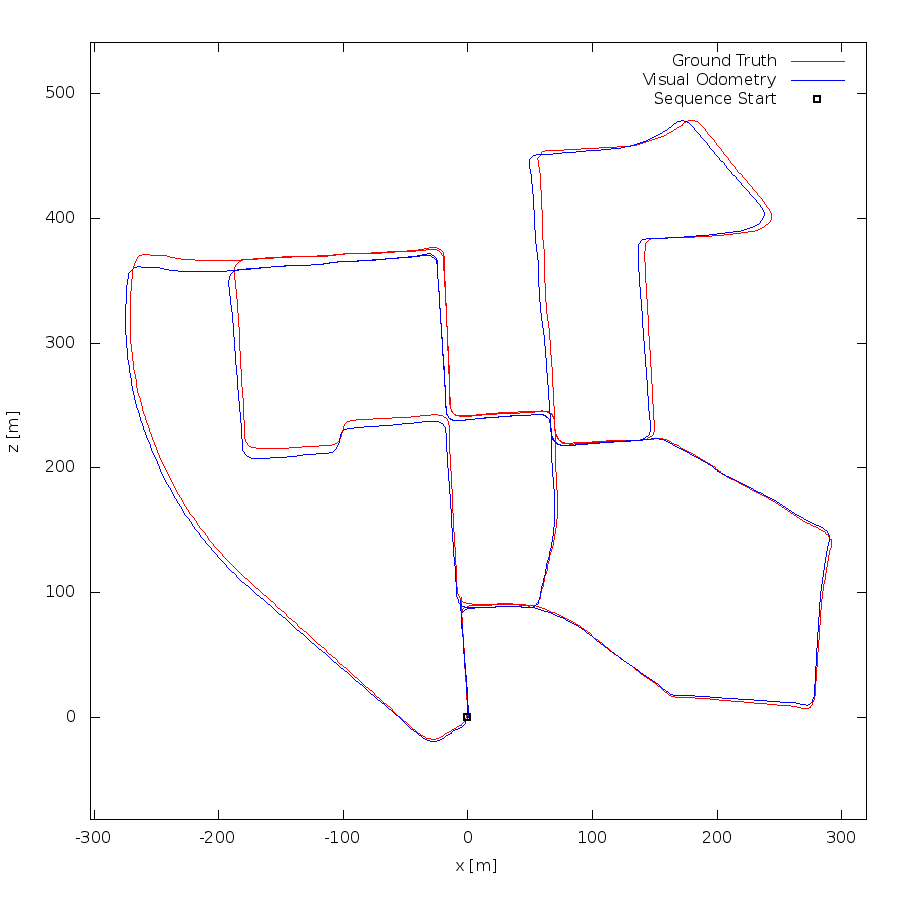

Recreate this plot in gnuplot.
set term postscript eps enhanced color
set output "00.eps"
set size ratio -1
set xrange [-303:320]
set yrange [-82:541]
set xlabel "x [m]"
set ylabel "z [m]"
plot "00.txt" using 1:2 lc rgb "#FF0000" title 'Ground Truth' w lines,"00.txt" using 3:4 lc rgb "#0000FF" title 'Visual Odometry' w lines,"< head -1 00.txt" using 1:2 lc rgb "#000000" pt 4 ps 1 lw 2 title 'Sequence Start' w points
